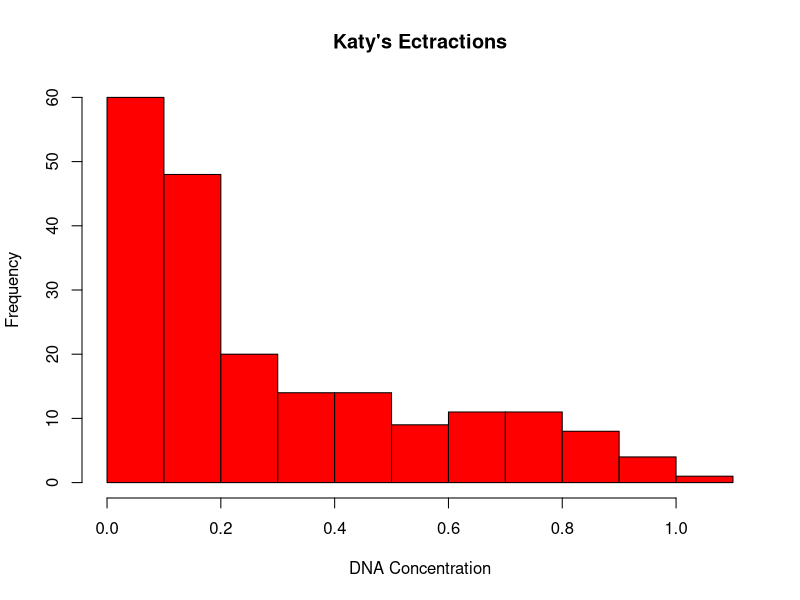
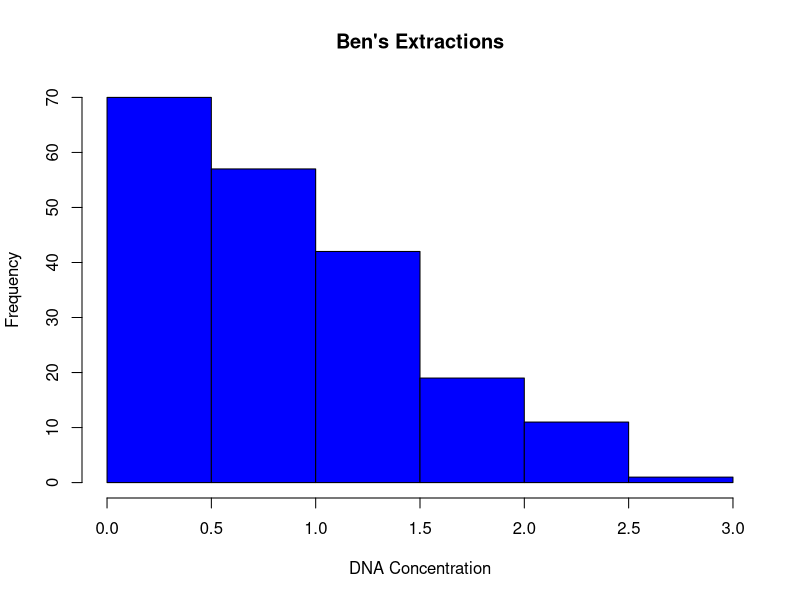
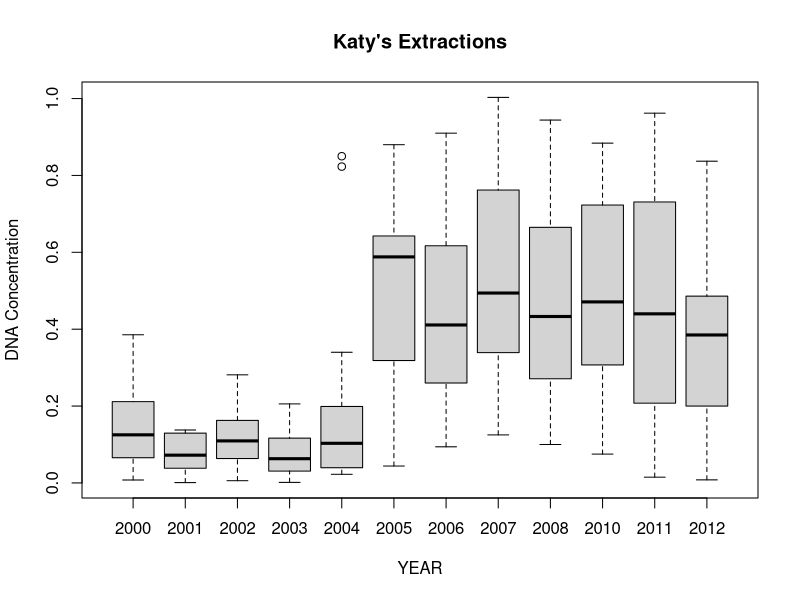
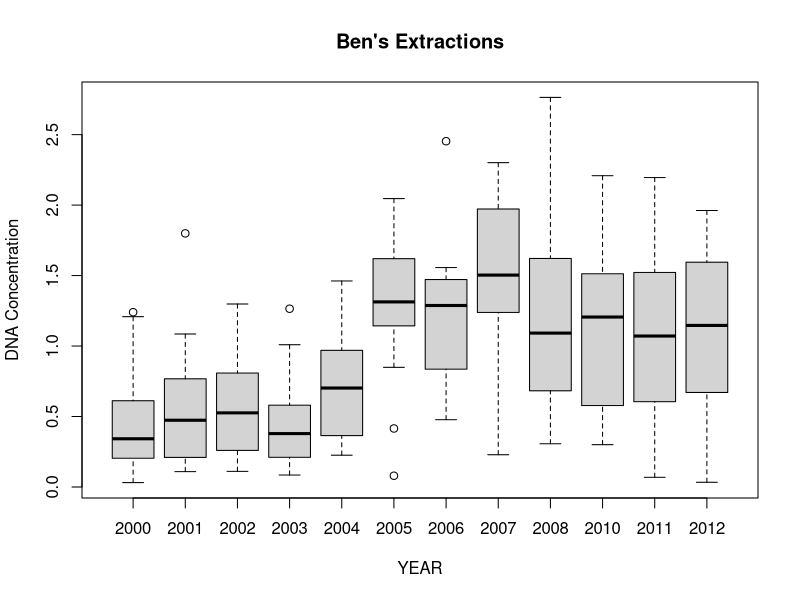
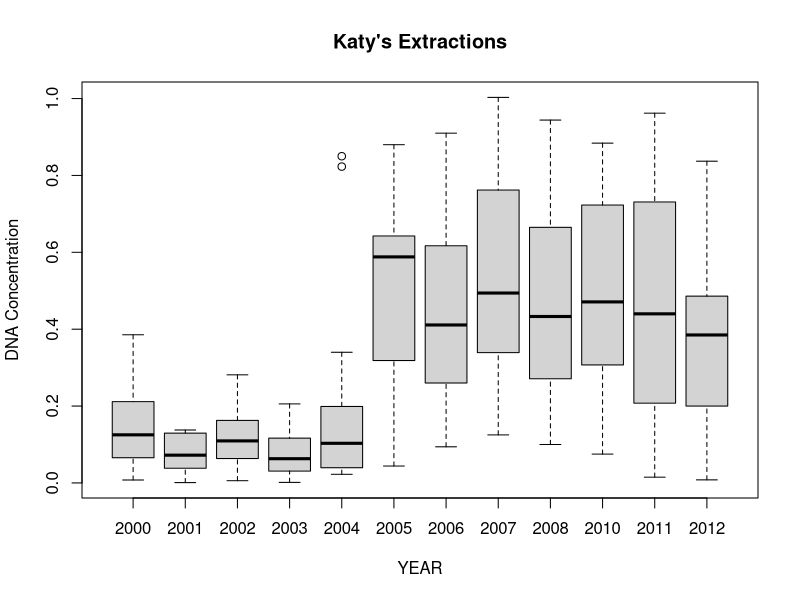
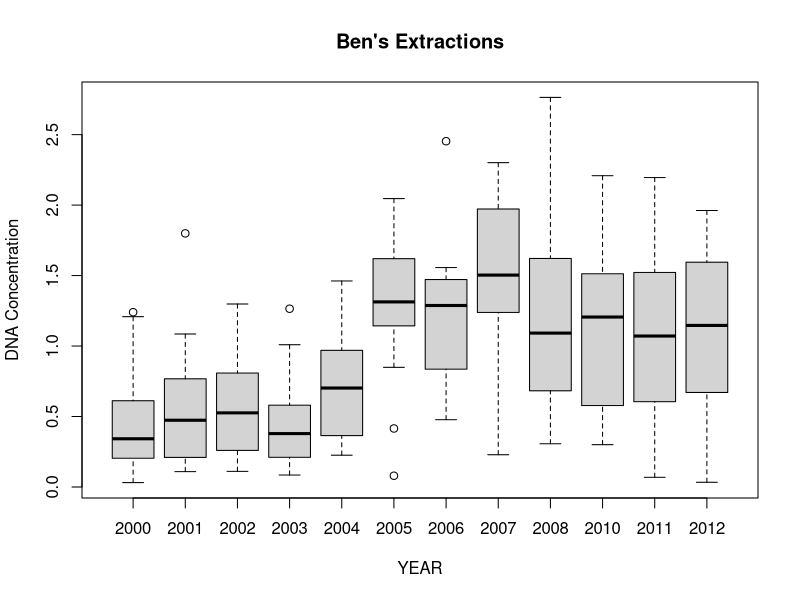

The R source for these figures, in order:
library(tidyverse)

df = read.csv("DNA_Conc_by_Extraction_Date.csv")  



#Part 1


hist(df$DNA_Concentration_Katy, main = "Katy's Ectractions", xlab = "DNA Concentration", col = "RED")

hist(df$DNA_Concentration_Ben, main = "Ben's Extractions", xlab = "DNA Concentration", col = "BLUE")

#Part II

class(df$Year_Collected)

df$Year_Collected = as.factor(df$Year_Collected)


plot(df$Year_Collected, df$DNA_Concentration_Katy, main= "Katy's Extractions", xlab = "YEAR", ylab = "DNA Concentration")

plot(df$Year_Collected, df$DNA_Concentration_Ben, main= "Ben's Extractions", xlab = "YEAR", ylab = "DNA Concentration")

#Only problem I see is that the plot dimensions are narrower on yours which changes the way the x axis values are displayed
#I will try and fix this if I have time.
#This seems to have fixed itself after exporting using the jpeg function, so I am not going to worry about it.


#Part III

?jpeg()

jpeg("DOTSON_Plot1.jpeg")

plot(df$Year_Collected, df$DNA_Concentration_Katy, main= "Katy's Extractions", xlab = "YEAR", ylab = "DNA Concentration")

dev.off()

jpeg("DOTSON_Plot2.jpeg")

plot(df$Year_Collected, df$DNA_Concentration_Ben, main= "Ben's Extractions", xlab = "YEAR", ylab = "DNA Concentration")

dev.off()


#Part IV

group_by(df, df$Year_Collected)
